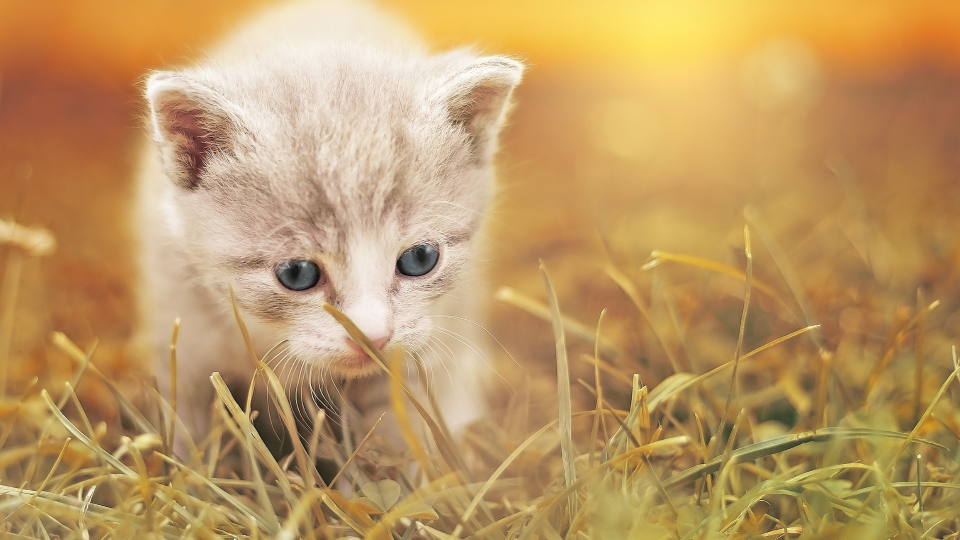
#> input picture opencv/base_use/img/cat1.jpg, 1920 x 1080 px, found by its file name (shown at 1/2 size)
$ jupyter execute contour.ipynb
#> lines starting #> are read from the running program, lines starting #| are printed output that depends on the picture; after the words box and inside, x2 and y2 are one past the last pixel; in counts of white or black regions, pixels touching at a corner belong together
## 图像轮廓
cv2.findContours(src, mode, method)
+ mode:轮廓检索模式
  + RETR_EXTERNAL:检索最外层轮廓
  + RETR_LIST:检索所有轮廓,并保存到列表中
  + RETR_CCOMP:检索所有轮廓,并组织为2层:第一层是各部分的外部边界,第二层是空洞边界
  + RETR_TREE:检索所有轮廓,并重构嵌套轮廓的整个层次
+ method:轮廓逼近方法
  + CHAIN_APPROX_NONE:以Freeman链码方式输出轮廓,所有其他方法输出多边形(顶点序列)
  + CHAIN_APPROX_SIMPLE:压缩水平、垂直和倾斜的部分(函数只保留终点部分)

[cell 1]
import cv2
import numpy as np

[cell 2]
def imshow(name, img):
    cv2.imshow(name, img)
    cv2.waitKey(0)
    cv2.destroyAllWindows()

[cell 3]
img = cv2.imread('.\\img\\cat1.jpg')
#> img is the input picture: shape (1080, 1920, 3); mean B, G, R 100.2, 152.9, 189.8
gray_img = cv2.cvtColor(img, cv2.COLOR_BGR2GRAY)
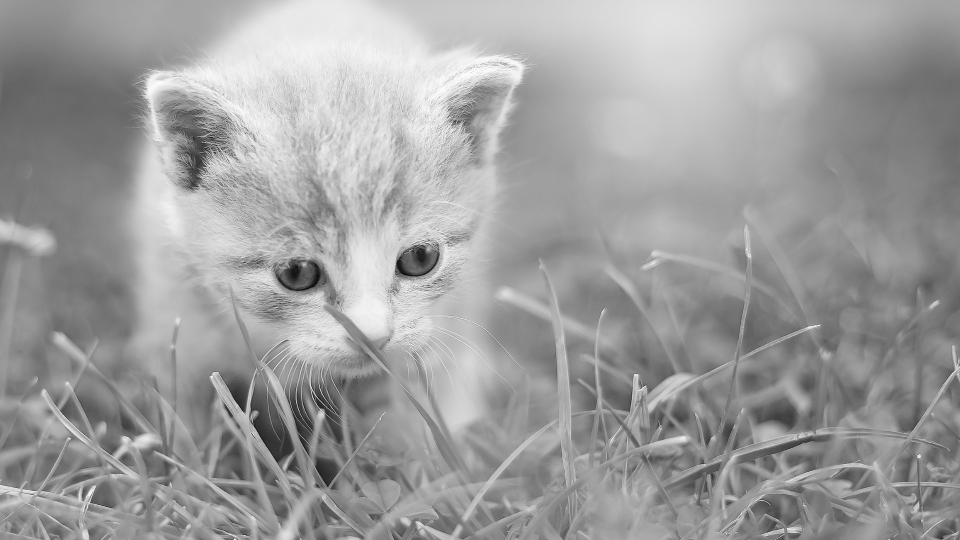
#> gray_img: shape (1080, 1920) (shown at 1/2 size); min 2, max 255, mean 157.9
ret, thresh = cv2.threshold(gray_img, 127, 255, cv2.THRESH_BINARY)
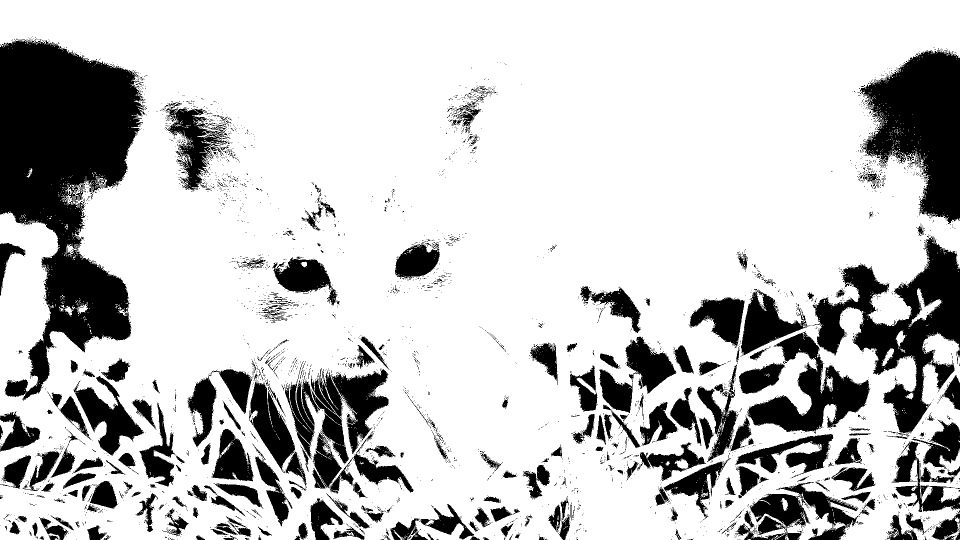
#> thresh: shape (1080, 1920) (shown at 1/2 size); 77.6% white; 3826 black regions (3512 under 20 px)
cat_raw = cv2.resize(img, (480, 270))
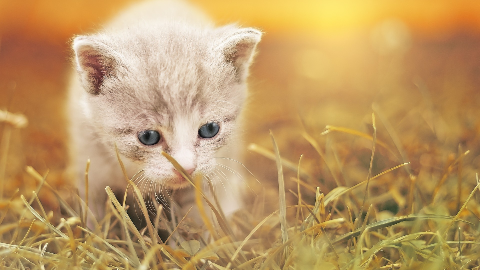
#> cat_raw: shape (270, 480, 3); mean B, G, R 100.3, 153, 189.9
cat_img = cv2.resize(thresh, (480, 270))
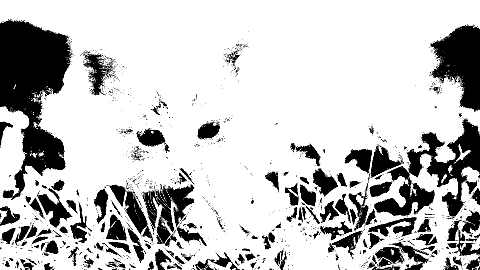
#> cat_img: shape (270, 480); min 0, max 255, mean 197.8
imshow('cat', cat_img)

[cell 4]
contours, hierarchy = cv2.findContours(cat_img, cv2.RETR_EXTERNAL, cv2.CHAIN_APPROX_NONE)
#> contours = 44 contours, 40 with area under 20; largest, box (x1, y1, x2, y2) and area: (0, 0, 480, 270) 115064, (454, 144, 472, 164) 64, (0, 210, 8, 224) 42, (29, 150, 44, 158) 28
img = cat_raw.copy()
external = cv2.drawContours(img, contours, -1, (0, 0, 255), 2)
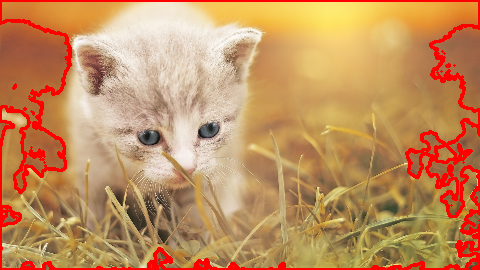
#> external: shape (270, 480, 3); mean B, G, R 95.3, 143.6, 195.5
imshow('external', external)

[cell 5]
contours2, hierarchy2 = cv2.findContours(cat_img, cv2.RETR_TREE, cv2.CHAIN_APPROX_NONE)
#> contours2 = 606 contours, 491 with area under 20; largest, box (x1, y1, x2, y2) and area: (0, 0, 480, 270) 115064, (373, 177, 435, 217) 1044, (157, 184, 195, 228) 675, (37, 193, 73, 228) 501, (124, 191, 148, 235) 497
img = cat_raw.copy()
tree = cv2.drawContours(img, contours2, -1, (0, 0, 255), 2)
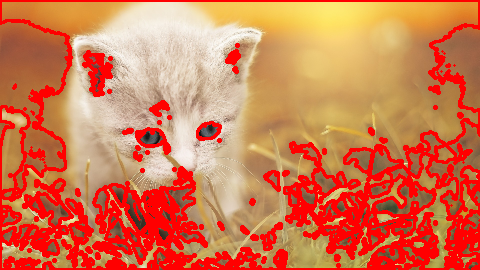
#> tree: shape (270, 480, 3); mean B, G, R 81.1, 121, 212.2
imshow('tree', tree)

[cell 6]
img = cat_raw.copy()
tree = cv2.drawContours(img, contours2, 0, (0, 0, 255), 2)
imshow('tree', tree)

[cell 7]
for i in range(len(contours)):
    print(i)
    print('面积{}'.format(cv2.contourArea(contours[i])))
    print('周长{}'.format(cv2.arcLength(contours[i], True)))
#> this loop made 44 passes
#> (printed output is left out)

## 轮廓近似

[cell 8]
img = cat_raw.copy()
tree = cv2.drawContours(img, [contours[19]], -1, (0, 0, 255), 2)
imshow('tree', tree)

[cell 9]
approx_param = 0.1
epsilon = approx_param*cv2.arcLength(contours[19], True)
#> epsilon = 6.9
approx = cv2.approxPolyDP(contours[19], epsilon, True)
#> approx = [[471, 151], [459, 144], [454, 163]]

img = cat_raw.copy()
tree = cv2.drawContours(img, [contours[19]], -1, (0, 0, 255), 2)
imshow('tree', tree)

## 边界矩形

[cell 10]
x,y,w,h = cv2.boundingRect(contours[19])
#> x = 454; y = 144; w = 18; h = 20
img = cv2.rectangle(img, (x, y), (x+w, y+h), (0, 255, 0), 2)
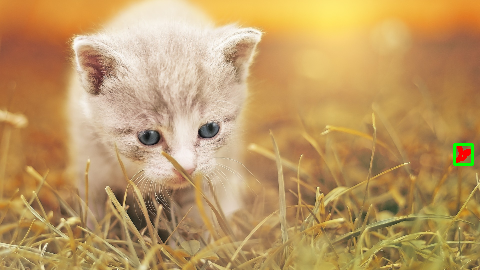
#> img: shape (270, 480, 3); mean B, G, R 100.1, 153.1, 189.8
imshow('img', img)

$ run again, with opencv/base_use/img/rabbit1.jpg copied over opencv/base_use/img/cat1.jpg
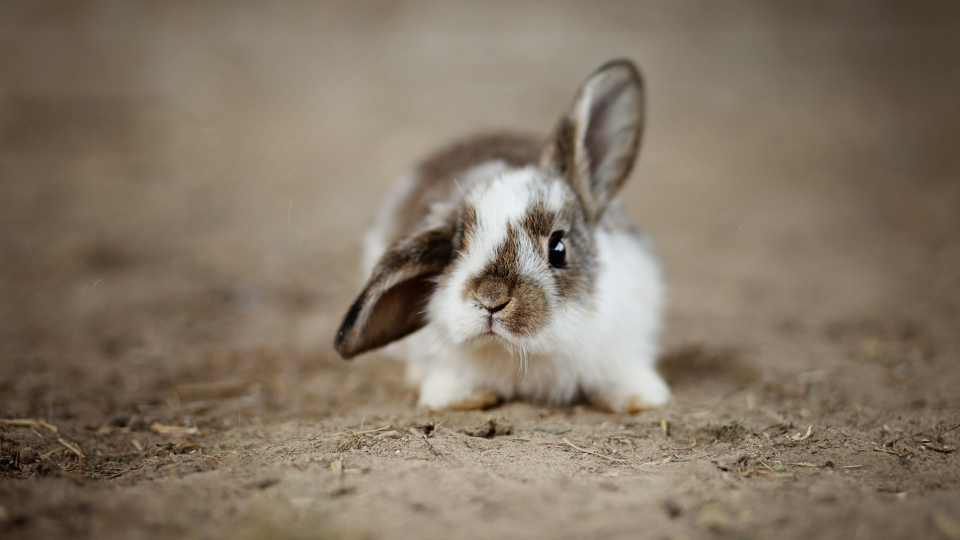
#> input picture opencv/base_use/img/rabbit1.jpg, 1920 x 1080 px, found by its file name (shown at 1/2 size)
#> img is the input picture: shape (1080, 1920, 3); mean B, G, R 101.6, 118.2, 131.8
#> `ret, thresh = cv2.threshold(gray_img, 127, 255, cv2.THRESH_BINARY)`:
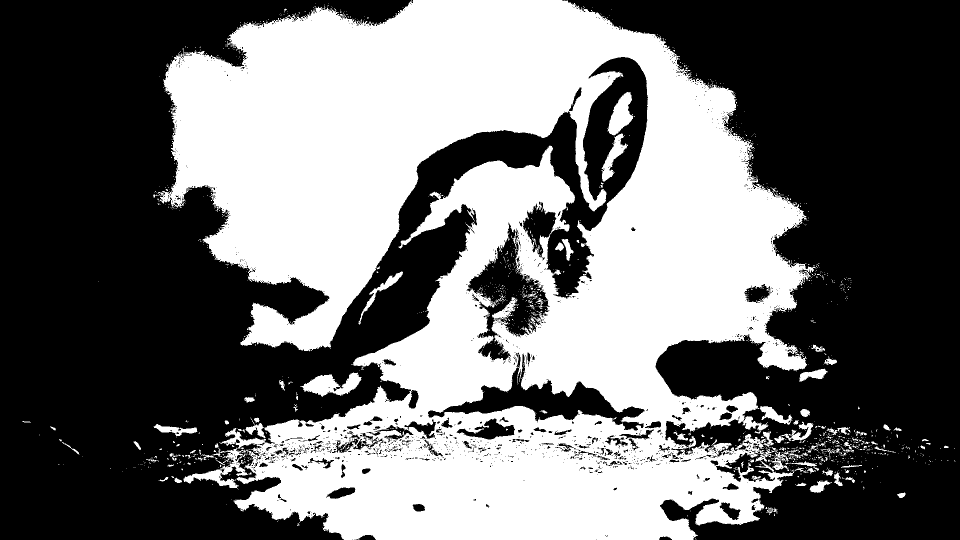
#> thresh: shape (1080, 1920) (shown at 1/2 size); 42.8% white; 1393 white regions (1281 under 20 px)
#> contours = 124 contours, 117 with area under 20; largest, box (x1, y1, x2, y2) and area: (77, 0, 438, 270) 59560, (151, 186, 181, 198) 178, (179, 136, 202, 162) 56, (77, 212, 100, 219) 42, (399, 184, 414, 191) 36, (277, 119, 287, 131) 29, (405, 240, 416, 247) 22
#> contours2 = 493 contours, 462 with area under 20; largest, box (x1, y1, x2, y2) and area: (77, 0, 438, 270) 59560, (291, 28, 325, 102) 1448, (221, 183, 323, 216) 1096, (234, 113, 268, 169) 734, (151, 186, 181, 198) 178
#> `tree = cv2.drawContours(img, contours2, -1, (0, 0, 255), 2)`:
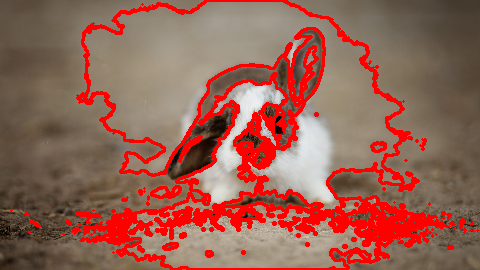
#> tree: shape (270, 480, 3); mean B, G, R 84.1, 97.7, 150.7
#> the loop `for i in range(len(contours)):` made 124 passes
#> (printed output is left out)
#> epsilon = 1.28
#> approx = [[426, 233], [420, 233]]
#> x = 420; y = 232; w = 7; h = 2
#> img: shape (270, 480, 3)
